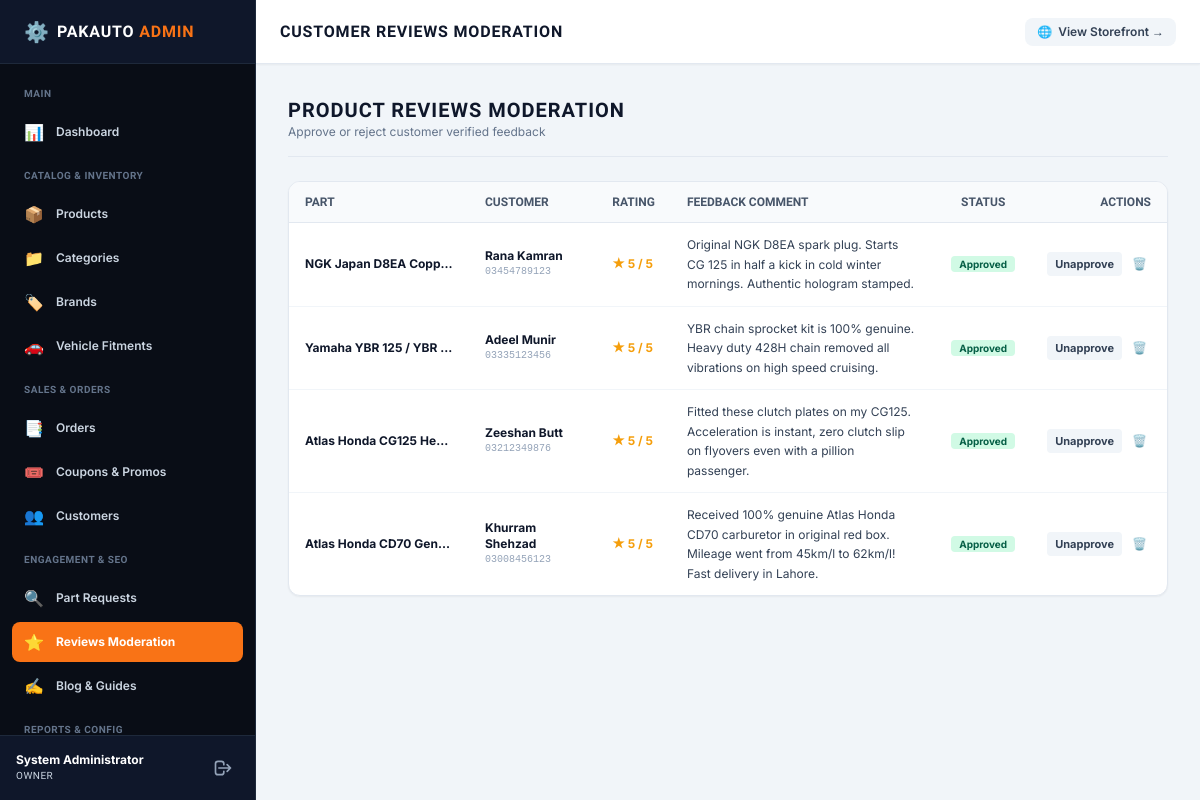
/admin/reviews (signed in), run on the app's committed database.
### tables this page shows
CREATE TABLE `users` (
  `id` INT UNSIGNED AUTO_INCREMENT PRIMARY KEY,
  `name` VARCHAR(100) NOT NULL,
  `email` VARCHAR(150) NOT NULL UNIQUE,
  `password_hash` VARCHAR(255) NOT NULL,
  `role` ENUM('owner', 'manager', 'staff') NOT NULL DEFAULT 'staff',
  `failed_logins` TINYINT UNSIGNED NOT NULL DEFAULT 0,
  `lockout_until` DATETIME NULL,
  `created_at` DATETIME NOT NULL DEFAULT CURRENT_TIMESTAMP,
  `updated_at` DATETIME NOT NULL DEFAULT CURRENT_TIMESTAMP ON UPDATE CURRENT_TIMESTAMP,
  INDEX `idx_users_role` (`role`)
);

CREATE TABLE `reviews` (
  `id` INT UNSIGNED AUTO_INCREMENT PRIMARY KEY,
  `product_id` INT UNSIGNED NOT NULL,
  `customer_name` VARCHAR(100) NOT NULL,
  `customer_email` VARCHAR(120) NULL,
  `customer_phone` VARCHAR(30) NULL,
  `rating` TINYINT UNSIGNED NOT NULL DEFAULT 5,
  `comment` TEXT NOT NULL,
  `is_approved` TINYINT(1) NOT NULL DEFAULT 0,
  `created_at` DATETIME NOT NULL DEFAULT CURRENT_TIMESTAMP,
  INDEX `idx_reviews_prod_appr` (`product_id`, `is_approved`),
  CONSTRAINT `fk_rev_product` FOREIGN KEY (`product_id`) REFERENCES `products` (`id`) ON DELETE CASCADE
);

CREATE TABLE `products` (
  `id` INT UNSIGNED AUTO_INCREMENT PRIMARY KEY,
  `name` VARCHAR(200) NOT NULL,
  `slug` VARCHAR(220) NOT NULL UNIQUE,
  `sku` VARCHAR(60) NOT NULL UNIQUE,
  `oem_number` VARCHAR(100) NOT NULL,
  `cross_references` VARCHAR(255) NULL,
  `brand_id` INT UNSIGNED NOT NULL,
  `category_id` INT UNSIGNED NOT NULL,
  `condition_type` ENUM('Genuine', 'OEM', 'Aftermarket', 'Used') NOT NULL DEFAULT 'Genuine',
  `warranty` VARCHAR(100) NOT NULL DEFAULT '7-Day Return / 1-Month Warranty',
  `short_description` VARCHAR(300) NULL,
  `description` LONGTEXT NULL,
  `price` DECIMAL(10,2) NOT NULL,
  `compare_at_price` DECIMAL(10,2) NULL,
  `cost_price` DECIMAL(10,2) NULL,
  `stock_quantity` INT NOT NULL DEFAULT 0,
  `low_stock_threshold` SMALLINT UNSIGNED NOT NULL DEFAULT 3,
  `is_featured` TINYINT(1) NOT NULL DEFAULT 0,
  `is_active` TINYINT(1) NOT NULL DEFAULT 1,
  `weight_kg` DECIMAL(6,2) NOT NULL DEFAULT 1.00,
  `meta_title` VARCHAR(200) NULL,
  `meta_description` VARCHAR(300) NULL,
  `created_at` DATETIME NOT NULL DEFAULT CURRENT_TIMESTAMP,
  `updated_at` DATETIME NOT NULL DEFAULT CURRENT_TIMESTAMP ON UPDATE CURRENT_TIMESTAMP,
  INDEX `idx_prod_brand` (`brand_id`),
  INDEX `idx_prod_category` (`category_id`),
  INDEX `idx_prod_sku_oem` (`sku`, `oem_number`),
  INDEX `idx_prod_price` (`price`),
  INDEX `idx_prod_status` (`is_active`, `is_featured`, `stock_quantity`),
  FULLTEXT KEY `ft_product_search` (`name`, `sku`, `oem_number`, `cross_references`, `short_description`),
  CONSTRAINT `fk_prod_brand` FOREIGN KEY (`brand_id`) REFERENCES `brands` (`id`) ON DELETE RESTRICT,
  CONSTRAINT `fk_prod_category` FOREIGN KEY (`category_id`) REFERENCES `categories` (`id`) ON DELETE RESTRICT
);

### app/Views/admin/reviews/index.php (the view, shortened to what the rows shown need)
<div class="space-y-6">
  <div class="flex items-center justify-between pb-4 border-b border-slate-200">
    <div>
      <h2 class="text-xl font-bold uppercase font-condensed tracking-wider text-slate-900">Product Reviews Moderation</h2>
    </div>
  </div>
  <div class="bg-white rounded-xl border border-slate-200 shadow-sm overflow-hidden">
    <div class="overflow-x-auto">
      <table class="w-full text-left text-xs">
        <thead class="bg-slate-50 text-slate-600 uppercase font-condensed font-bold border-b border-slate-200">
          <tr>
            <th class="py-3 px-4">Part</th>
            <th class="py-3 px-4">Customer</th>
            <th class="py-3 px-4">Rating</th>
            <th class="py-3 px-4">Feedback Comment</th>
            <th class="py-3 px-4 text-center">Status</th>
            <th class="py-3 px-4 text-right">Actions</th>
          </tr>
        </thead>
        <tbody class="divide-y divide-slate-100">
          <?php if (!empty($reviews)): ?>
            <?php foreach ($reviews as $r): ?>
              <tr class="hover:bg-slate-50">
                <td class="py-3 px-4 font-bold text-slate-900 max-w-[180px] truncate" title="<?= e($r['product_name']) ?>">
                  <a href="/product/<?= e($r['product_slug']) ?>" target="_blank" class="hover:text-brand-600">
                    <?= e($r['product_name']) ?>
                  </a>
                </td>
                <td class="py-3 px-4">
                  <div class="font-bold text-slate-900"><?= e($r['customer_name']) ?></div>
                  <div class="text-[10px] text-slate-400 font-mono"><?= e($r['customer_phone'] ?: 'No phone') ?></div>
                </td>
                <td class="py-3 px-4 text-amber-500 font-bold whitespace-nowrap">
                  ★ <?= (int)$r['rating'] ?> / 5
                </td>
                <td class="py-3 px-4 text-slate-700 max-w-xs leading-relaxed">
                  <?= e($r['comment']) ?>
                </td>
                <td class="py-3 px-4 text-center">
                  <?php if ((int)$r['is_approved'] === 1): ?>
                    <span class="px-2 py-0.5 bg-emerald-100 text-emerald-800 text-[10px] font-bold rounded">Approved</span>
                  <?php else: ?>
                    <span class="px-2 py-0.5 bg-amber-100 text-amber-800 text-[10px] font-bold rounded">Pending</span>
                  <?php endif; ?>
                </td>
                <td class="py-3 px-4 text-right whitespace-nowrap">
                  <div class="flex items-center justify-end gap-1.5">
                    <form action="/admin/reviews/toggle/<?= (int)$r['id'] ?>" method="POST" class="inline">
                      <button type="submit" class="px-2 py-1 bg-slate-100 hover:bg-slate-200 text-slate-700 rounded text-[11px] font-bold">
                        <?= (int)$r['is_approved'] === 1 ? 'Unapprove' : 'Approve' ?>
                      </button>
                    </form>
                    <form action="/admin/reviews/delete/<?= (int)$r['id'] ?>" method="POST" onsubmit="return confirm('Delete review?');" class="inline">
                      <button type="submit" class="p-1 text-slate-400 hover:text-rose-600" title="Delete">
                        🗑️
                      </button>
                    </form>
                  </div>
                </td>
              </tr>
            <?php endforeach; ?>
          <?php else: ?>
            <tr>
              <td colspan="6" class="py-8 text-center text-slate-400">No customer reviews to moderate.</td>
            </tr>
          <?php endif; ?>
        </tbody>
      </table>
    </div>
  </div>
</div>

### app/Views/partials/admin_sidebar.php (shortened to what the rows shown need)
<?php
  $user = \App\Core\Auth::user();
?>
<aside class="w-64 bg-chassis-950 text-slate-300 flex flex-col flex-shrink-0 border-r border-slate-800 min-h-screen">
  <div class="p-4 bg-slate-900 border-t border-slate-800 flex items-center justify-between text-xs">
    <div>
      <div class="font-bold text-white"><?= e($user['name'] ?? 'Admin') ?></div>
      <div class="text-[10px] text-brand-400 uppercase font-condensed tracking-wider"><?= e($user['role'] ?? 'Staff') ?></div>
    </div>
  </div>
</aside>

### data on the page
users: name "System Administrator", role "OWNER"
reviews: product.name "NGK Japan D8EA Copp…", customer_name "Rana Kamran", customer_phone "03454789123", rating "5", comment "Original NGK D8EA spark plug. Starts CG 125 in half a kick in cold winter mornings. Authentic hologram stamped.", is_approved "Approved"
reviews: product.name "Yamaha YBR 125 / YBR…", customer_name "Adeel Munir", customer_phone "03335123456", rating "5", comment "YBR chain sprocket kit is 100% genuine. Heavy duty 428H chain removed all vibrations on high speed cruising.", is_approved "Approved"
reviews: product.name "Atlas Honda CG125 He…", customer_name "Zeeshan Butt", customer_phone "03212349876", rating "5", comment "Fitted these clutch plates on my CG125. Acceleration is instant, zero clutch slip on flyovers even with a pillion passenger.", is_approved "Approved"
reviews: product.name "Atlas Honda CD70 Gen…", customer_name "Khurram Shehzad", customer_phone "03008456123", rating "5", comment "Received 100% genuine Atlas Honda CD70 carburetor in original red box. Mileage went from 45km/l to 62km/l! Fast delivery in Lahore.", is_approved "Approved"

### other printed values
$page_title "CUSTOMER REVIEWS MODERATION"
